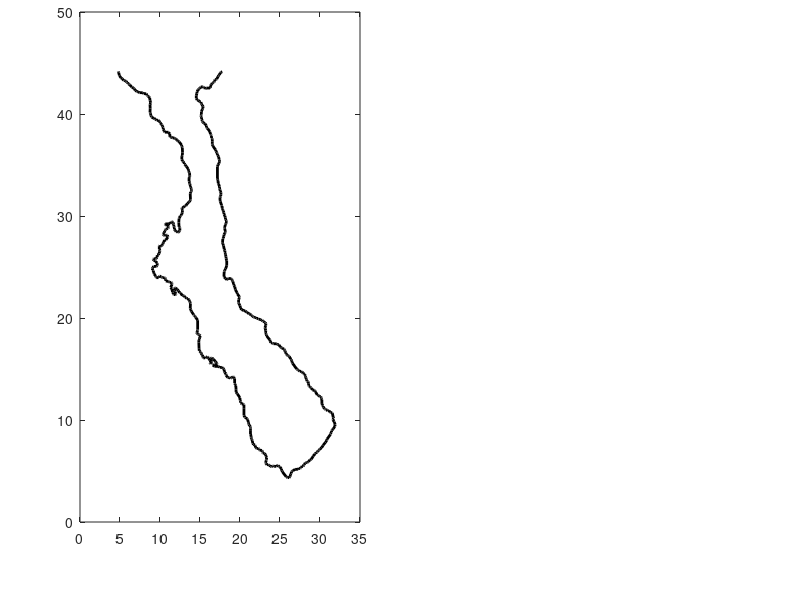

Here is the MATLAB script that generated this plot: (Note: this script raises an error after producing the figure.)
clear;

function[x,y]=latlon2xy(lon,lat,minlon,minlat);
  %% minlon and minlat determine origin of x,y coordinates
  %% 1 degrre of latitude ~ 111 km
  theta=min(lat)*pi/180;
  x=111*cos(theta)*(lon-minlon);
  y=111*(lat-minlat);
endfunction
  
%%ID 2 figures: lhs BC bathy; rhs psi
%%
set(gcf,'position',[200,1200,1100,600]);
clf;
%% Left: plot bathymetry, available in XTHBC.mat
load XTHBC.mat
axes('position',[0.1,0.13,0.35,0.85])
plot(xcoast,ycoast,'k','linewidth',2);
hold on;
tricontour(tp,xp(:,1),xp(:,2),h,[0:5:35],'k',1);
axis([0,35,0,40])
axis equal;
%% the following 12 lines to label the x axis in longitudes and latitudes
LONTICK=[-111.95:.1:-111.65];% want ticks at these lon;
XTICK=111*cos(26.5*pi/180)*(LONTICK'+111.97);
LONTICK=num2str(transpose(LONTICK));
LONcell=cellstr(LONTICK);
set(gca,'xtickmode','manual','xtick',XTICK,'xticklabelmode','manual','xticklabel',LONcell);
xlabel('longitude','fontsize',14','fontweight','bold');
LATTICK=[26.5:.1:26.9];% want ticks at these lon;
YTICK=111*(LATTICK'-26.539);
LATTICK=num2str(transpose(LATTICK));
LATcell=cellstr(LATTICK);
set(gca,'ytickmode','manual','ytick',YTICK,'yticklabelmode','manual','yticklabel',LATcell);
ylabel('latitude','fontsize',14','fontweight','bold');
title('Coastline and Bathymtry','fontsize',18,'fontweight','bold');
drawnow

%% Right: plot transport streamlines on RHS
axes('position',[0.6,0.13,0.35,0.85])
%% begin by redrawing coast, but this time using x,y axes (see BuildXTH)
plot(xcoast,ycoast,'k','linewidth',2);
hold on
h=h/max(h);%h is now relative depth (as requd by psinum)
theta=-40*pi/180.;%% wind orientation;


%% change 9 June 2012: was
%%psi=psinumf0(theta,xp,tp,h);
delta=100;
psi=psinum(theta,delta,xp,tp,h,Shore);
%% represent and label tau
%%Arrow2d([25.,25.;25.+10*cos(theta),25.+10*sin(theta)],'k',0.25);
Arrow(25.,25.,10*cos(theta),10*sin(theta),1,1.5,'k',2);
text(26,22,'\tau','fontsize',18,'fontweight','bold');% label wind stress
tricontour(tp,xp(:,1),xp(:,2),psi,[0 0],'k',2);
tricontour(tp,xp(:,1),xp(:,2),psi,5.e-2*[-10:10],'k',1);
%% draw direction of psi circulation

Arrow(20.818,15.909,-1,2,2,1.5,'k',1.5);% draw return current
Arrow(19.909,13.909,1,-2,1,1.5,'k',1);
Arrow(24.818,16.455,2,-2,2,1.5,'k',1);
Arrow(14.273,35.545,.2,-2,2,1.5,'k',1);

axis([0,35,0,40])
axis equal
%plot(xp(basinedge,1),xp(basinedge,2),'k*');% plot coastline
xlabel('x (km)','fontsize',14','fontweight','bold');
ylabel('y (km)','fontsize',14','fontweight','bold');
title('Tranport Streamfunction \psi','fontsize',18,'fontweight','bold');

set(gcf,'paperpositionmode','manual','paperposition',[0.25 0.25 11 6])
%%print -dpng ../../words/figs/C1/figure7.png
